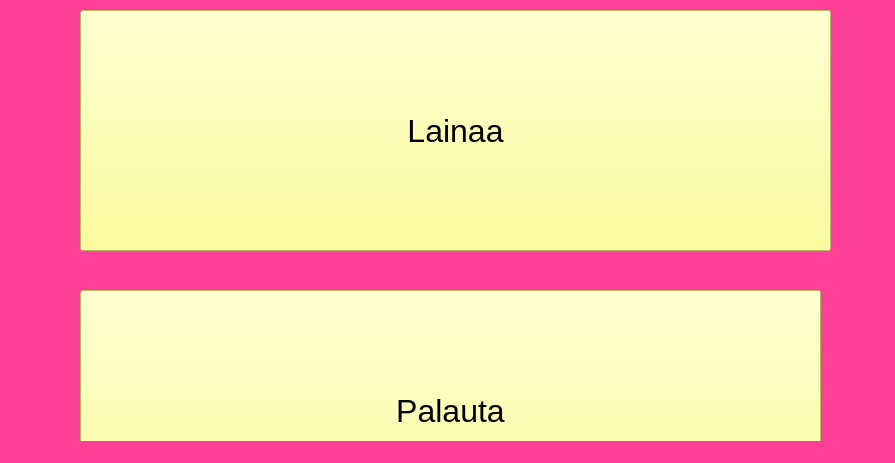
<?xml version="1.0" encoding="UTF-8"?>
<ui version="4.0">
 <class>MainWindow</class>
 <widget class="QMainWindow" name="MainWindow">
  <property name="geometry">
   <rect>
    <x>0</x>
    <y>0</y>
    <width>895</width>
    <height>463</height>
   </rect>
  </property>
  <property name="windowTitle">
   <string>MainWindow</string>
  </property>
  <property name="styleSheet">
   <string notr="true">background-color: rgb(255, 64, 150);</string>
  </property>
  <widget class="QWidget" name="centralwidget">
   <widget class="QPushButton" name="pushButton_3">
    <property name="geometry">
     <rect>
      <x>80</x>
      <y>10</y>
      <width>751</width>
      <height>241</height>
     </rect>
    </property>
    <property name="font">
     <font>
      <pointsize>24</pointsize>
     </font>
    </property>
    <property name="styleSheet">
     <string notr="true">background-color: rgb(255, 255, 127);</string>
    </property>
    <property name="text">
     <string>Lainaa</string>
    </property>
   </widget>
   <widget class="QPushButton" name="pushButton">
    <property name="geometry">
     <rect>
      <x>80</x>
      <y>290</y>
      <width>741</width>
      <height>241</height>
     </rect>
    </property>
    <property name="font">
     <font>
      <pointsize>24</pointsize>
     </font>
    </property>
    <property name="styleSheet">
     <string notr="true">background-color: rgb(255, 255, 127);</string>
    </property>
    <property name="text">
     <string>Palauta</string>
    </property>
   </widget>
  </widget>
  <widget class="QMenuBar" name="menubar">
   <property name="geometry">
    <rect>
     <x>0</x>
     <y>0</y>
     <width>895</width>
     <height>33</height>
    </rect>
   </property>
  </widget>
  <widget class="QStatusBar" name="statusbar"/>
 </widget>
 <resources/>
 <connections/>
</ui>
